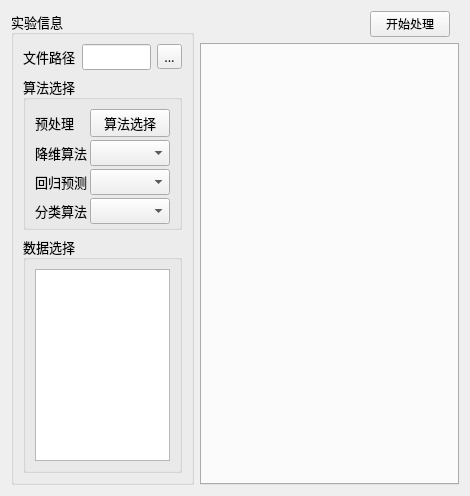
                     <widget class="QWidget" name="alg">
                      <layout class="QHBoxLayout" name="horizontalLayout_38">
                       <item>
                        <layout class="QGridLayout" name="gridLayout_12" rowstretch="0,0" columnstretch="1,4">
                         <item row="0" column="1">
                          <widget class="QWidget" name="widget_2" native="true">
                           <layout class="QHBoxLayout" name="horizontalLayout_36">
                            <property name="topMargin">
                             <number>0</number>
                            </property>
                            <property name="bottomMargin">
                             <number>0</number>
                            </property>
                            <item>
                             <spacer name="horizontalSpacer">
                              <property name="orientation">
                               <enum>Qt::Horizontal</enum>
                              </property>
                              <property name="sizeHint" stdset="0">
                               <size>
                                <width>40</width>
                                <height>20</height>
                               </size>
                              </property>
                             </spacer>
                            </item>
                            <item>
                             <widget class="QPushButton" name="Begin_Button">
                              <property name="maximumSize">
                               <size>
                                <width>100</width>
                                <height>32</height>
                               </size>
                              </property>
                              <property name="text">
                               <string>开始处理</string>
                              </property>
                             </widget>
                            </item>
                           </layout>
                          </widget>
                         </item>
                         <item row="1" column="1">
                          <widget class="QTabWidget" name="tabWidget_4">
                           <property name="currentIndex">
                            <number>-1</number>
                           </property>
                          </widget>
                         </item>
                         <item row="0" column="0" rowspan="2">
                          <widget class="QGroupBox" name="groupBox_15">
                           <property name="font">
                            <font>
                             <family>微软雅黑</family>
                             <pointsize>10</pointsize>
                             <weight>50</weight>
                             <italic>false</italic>
                             <bold>false</bold>
                            </font>
                           </property>
                           <property name="title">
                            <string>实验信息</string>
                           </property>
                           <property name="flat">
                            <bool>false</bool>
                           </property>
                           <property name="checkable">
                            <bool>false</bool>
                           </property>
                           <layout class="QVBoxLayout" name="verticalLayout_34" stretch="0,1,4">
                            <item>
                             <layout class="QHBoxLayout" name="horizontalLayout_37">
                              <item>
                               <widget class="QLabel" name="label">
                                <property name="text">
                                 <string>文件路径</string>
                                </property>
                               </widget>
                              </item>
                              <item>
                               <widget class="QLineEdit" name="FilePath_lineEdit"/>
                              </item>
                              <item>
                               <widget class="QToolButton" name="toolButton">
                                <property name="text">
                                 <string>...</string>
                                </property>
                               </widget>
                              </item>
                             </layout>
                            </item>
                            <item>
                             <widget class="QGroupBox" name="groupBox_16">
                              <property name="title">
                               <string>算法选择</string>
                              </property>
                              <layout class="QGridLayout" name="gridLayout_13" columnstretch="1,2">
                               <property name="bottomMargin">
                                <number>3</number>
                               </property>
                               <property name="spacing">
                                <number>3</number>
                               </property>
                               <item row="5" column="1">
                                <widget class="QComboBox" name="Reg_ComboBox"/>
                               </item>
                               <item row="1" column="0">
                                <widget class="QLabel" name="label_18">
                                 <property name="layoutDirection">
                                  <enum>Qt::LeftToRight</enum>
                                 </property>
                                 <property name="text">
                                  <string>预处理</string>
                                 </property>
                                </widget>
                               </item>
                               <item row="7" column="1">
                                <widget class="QComboBox" name="Classify_ComboBox"/>
                               </item>
                               <item row="5" column="0">
                                <widget class="QLabel" name="label_19">
                                 <property name="layoutDirection">
                                  <enum>Qt::LeftToRight</enum>
                                 </property>
                                 <property name="text">
                                  <string>回归预测</string>
                                 </property>
                                </widget>
                               </item>
                               <item row="3" column="0">
                                <widget class="QLabel" name="label_20">
                                 <property name="layoutDirection">
                                  <enum>Qt::LeftToRight</enum>
                                 </property>
                                 <property name="text">
                                  <string>降维算法</string>
                                 </property>
                                </widget>
                               </item>
                               <item row="7" column="0">
                                <widget class="QLabel" name="label_21">
                                 <property name="text">
                                  <string>分类算法</string>
                                 </property>
                                </widget>
                               </item>
                               <item row="3" column="1">
                                <widget class="QComboBox" name="Dimension_ComboBox"/>
                               </item>
                               <item row="1" column="1">
                                <widget class="QPushButton" name="Pre_Button">
                                 <property name="text">
                                  <string>算法选择</string>
                                 </property>
                                </widget>
                               </item>
                              </layout>
                             </widget>
                            </item>
                            <item>
                             <widget class="QGroupBox" name="groupBox_17">
                              <property name="title">
                               <string>数据选择</string>
                              </property>
                              <layout class="QGridLayout" name="gridLayout_14">
                               <item row="0" column="0">
                                <widget class="QTextBrowser" name="textBrowser"/>
                               </item>
                              </layout>
                             </widget>
                            </item>
                           </layout>
                          </widget>
                         </item>
                        </layout>
                       </item>
                      </layout>
                     </widget>
